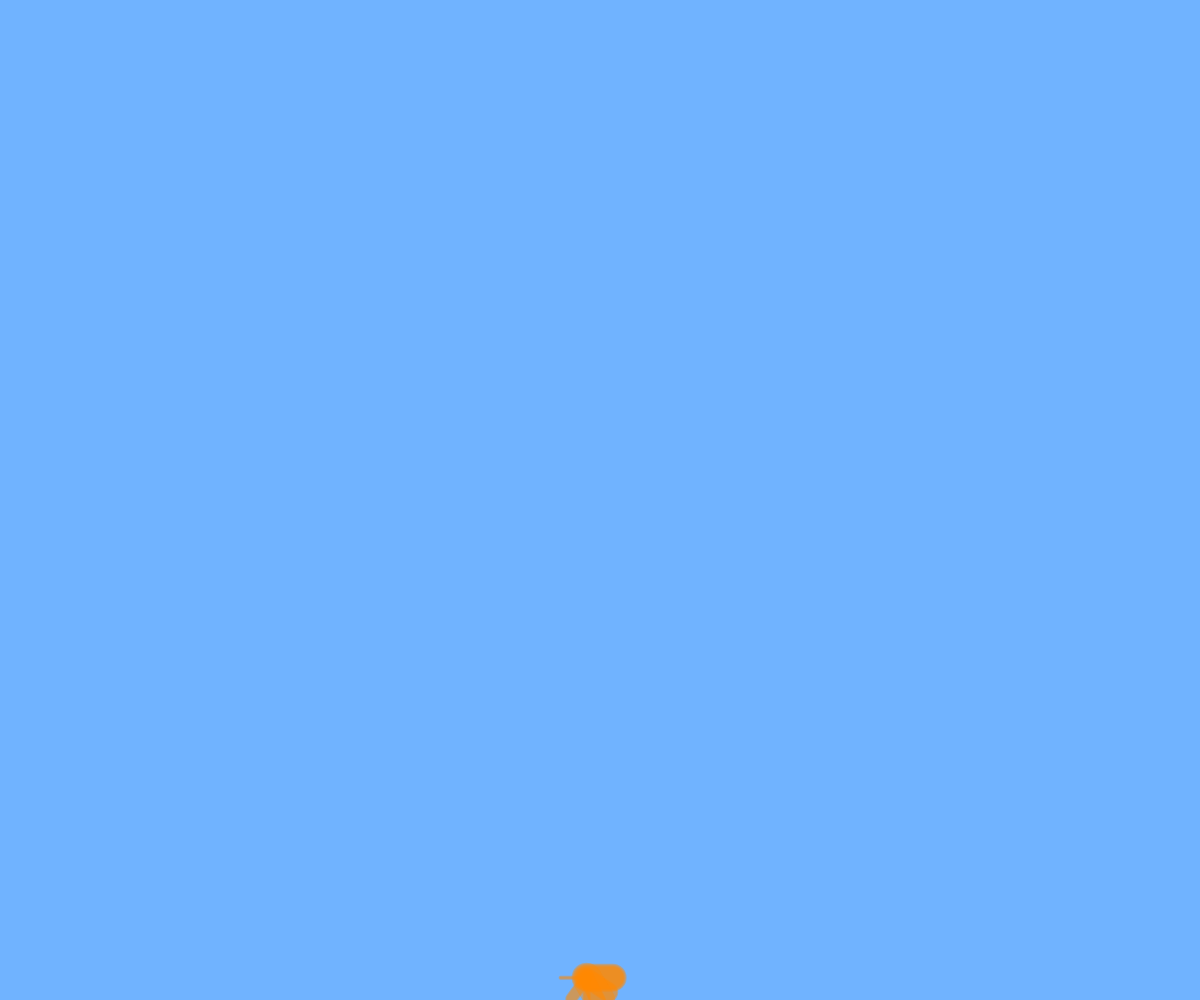
Frame 1 (no input)
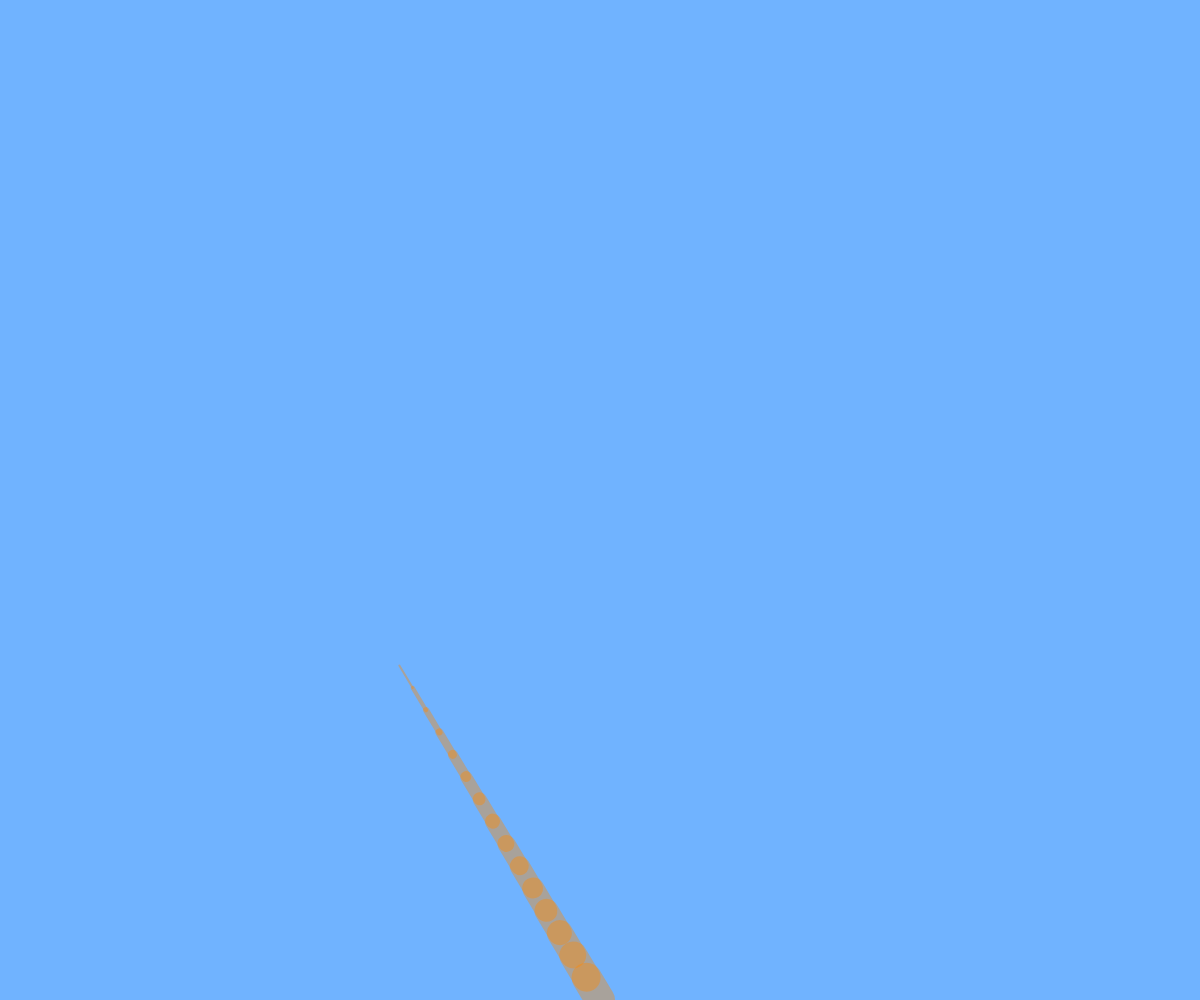
Frame 60 (no input)
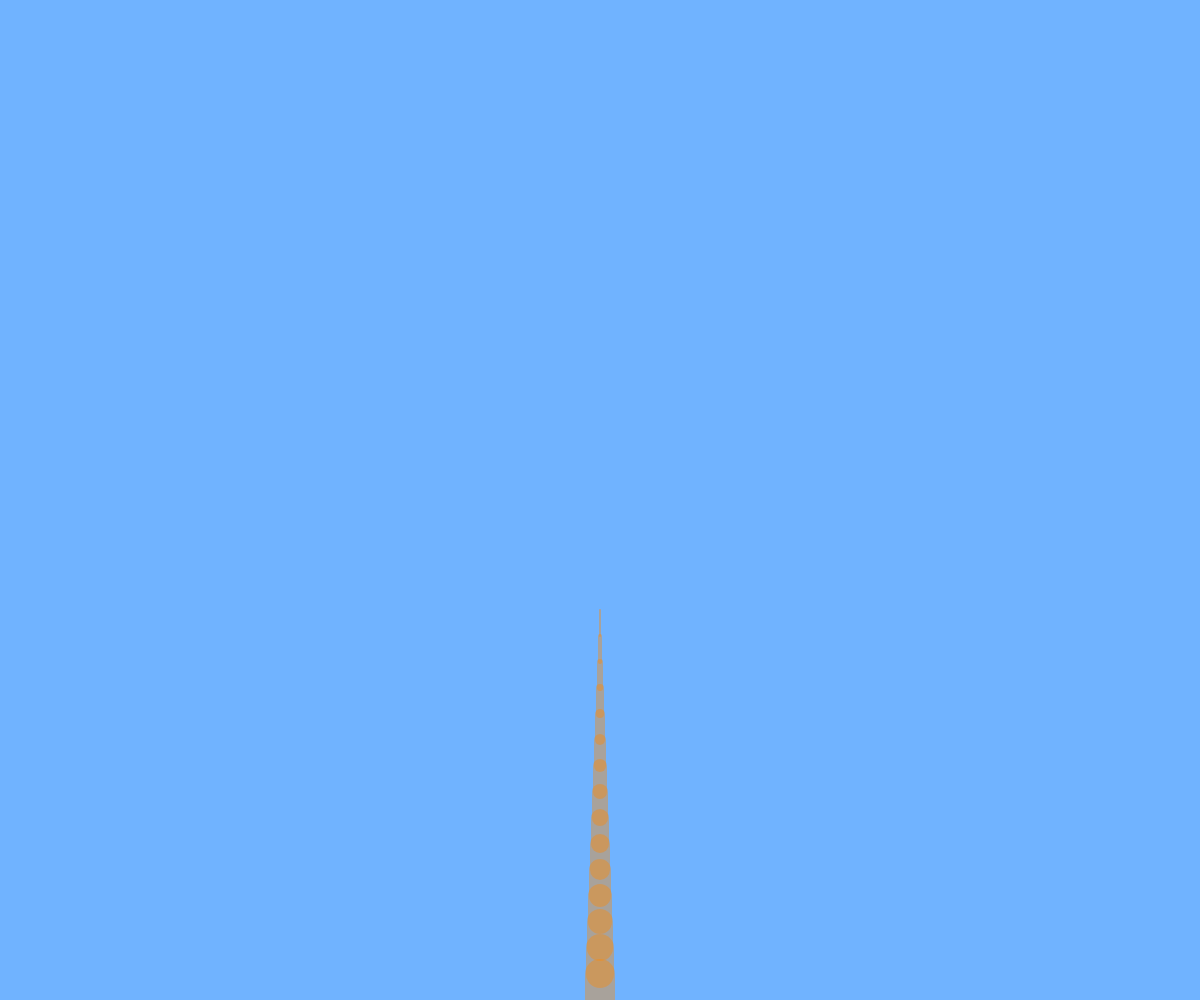
Frame 120 (the mouse pressed at the canvas centre since frame 60)

The p5.js sketch that drew these frames (run headless with seeded random() and noise() and a simulated clock; from frame 60 on, the mouse is pressed at the canvas centre):

// p5.js sketch
// ── sketch.js
var numSegments = 15,
  x = [],
  y = [],
  angle = [],
  segLength = 26,
  targetX, targetY;

for (var i = 0; i < numSegments; i++) {
  x[i] = 0;
  y[i] = 0;
  angle[i] = 0;
}

function setup() {
  createCanvas(windowWidth, windowHeight);



//     x[x.length-1] = width/2; // Set base x-coordinate
//   y[x.length-1] = height;  // Set base y-coordinate
}

function draw() {
  background(112,179,255);
    strokeWeight(70);
  rectMode(CENTER);
  stroke(255,135,0,100);
    x[x.length-1] = width/2; // Set base x-coordinate
  y[x.length-1] = height;  // Set base y-coordinate

  reachSegment(0, mouseX, mouseY);
  for(var i=1; i<numSegments; i++) {
    reachSegment(i, targetX, targetY);
  }
  for(var j=x.length-1; j>=1; j--) {
    positionSegment(j, j-1);
  }
  for(var k=0; k<x.length; k++) {
    segment(x[k], y[k], angle[k], (k+1)*2);
  }
}

function positionSegment(a, b) {
  x[b] = x[a] + cos(angle[a]) * segLength;
  y[b] = y[a] + sin(angle[a]) * segLength;
}

function reachSegment(i, xin, yin) {
  var dx = xin - x[i];
  var dy = yin - y[i];
  angle[i] = atan2(dy, dx);
  targetX = xin - cos(angle[i]) * segLength;
  targetY = yin - sin(angle[i]) * segLength;
}

function segment(x, y, a, sw) {
  strokeWeight(sw);
  push();
  translate(x, y);
  rotate(a);
  line(0, 0, segLength, 0);
  pop();
}

// ── style.css
html, body,canvas {
    margin: 0;
    padding: 0;
  }
